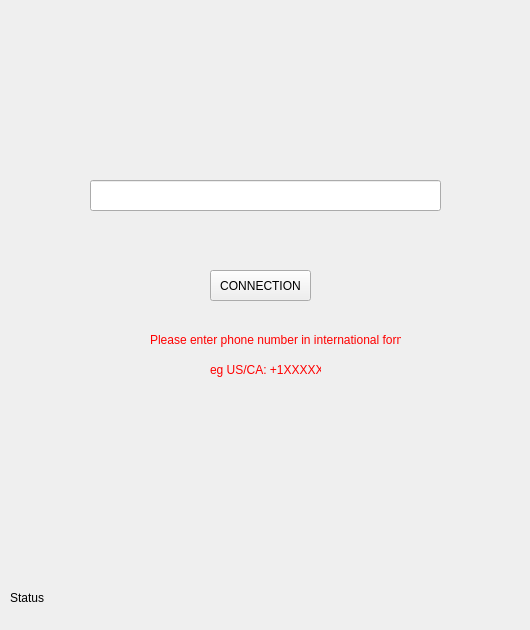
<?xml version="1.0" encoding="UTF-8"?>
<ui version="4.0">
 <class>login_widget</class>
 <widget class="QWidget" name="login_widget">
  <property name="geometry">
   <rect>
    <x>0</x>
    <y>0</y>
    <width>530</width>
    <height>630</height>
   </rect>
  </property>
  <property name="windowTitle">
   <string>Form</string>
  </property>
  <widget class="QLineEdit" name="phone_txt">
   <property name="geometry">
    <rect>
     <x>90</x>
     <y>180</y>
     <width>351</width>
     <height>31</height>
    </rect>
   </property>
   <property name="sizePolicy">
    <sizepolicy hsizetype="Expanding" vsizetype="Minimum">
     <horstretch>0</horstretch>
     <verstretch>0</verstretch>
    </sizepolicy>
   </property>
   <property name="font">
    <font>
     <pointsize>14</pointsize>
    </font>
   </property>
   <property name="styleSheet">
    <string notr="true"/>
   </property>
   <property name="text">
    <string/>
   </property>
  </widget>
  <widget class="QPushButton" name="connection_btn">
   <property name="geometry">
    <rect>
     <x>210</x>
     <y>270</y>
     <width>101</width>
     <height>31</height>
    </rect>
   </property>
   <property name="text">
    <string>CONNECTION</string>
   </property>
  </widget>
  <widget class="QLabel" name="label_3">
   <property name="geometry">
    <rect>
     <x>150</x>
     <y>320</y>
     <width>251</width>
     <height>41</height>
    </rect>
   </property>
   <property name="text">
    <string>&lt;html&gt;&lt;head/&gt;&lt;body&gt;&lt;p&gt;&lt;span style=&quot; color:#ff0000;&quot;&gt;Please enter phone number in international format&lt;/span&gt;&lt;/p&gt;&lt;/body&gt;&lt;/html&gt;</string>
   </property>
  </widget>
  <widget class="QLabel" name="label_4">
   <property name="geometry">
    <rect>
     <x>210</x>
     <y>360</y>
     <width>111</width>
     <height>21</height>
    </rect>
   </property>
   <property name="text">
    <string>&lt;html&gt;&lt;head/&gt;&lt;body&gt;&lt;p&gt;&lt;span style=&quot; color:#ff0000;&quot;&gt;eg US/CA: +1XXXXXX&lt;/span&gt;&lt;/p&gt;&lt;/body&gt;&lt;/html&gt;</string>
   </property>
  </widget>
  <widget class="QLabel" name="logo_lbl">
   <property name="geometry">
    <rect>
     <x>210</x>
     <y>20</y>
     <width>111</width>
     <height>111</height>
    </rect>
   </property>
   <property name="contextMenuPolicy">
    <enum>Qt::ActionsContextMenu</enum>
   </property>
   <property name="autoFillBackground">
    <bool>false</bool>
   </property>
   <property name="frameShape">
    <enum>QFrame::NoFrame</enum>
   </property>
   <property name="text">
    <string/>
   </property>
   <property name="pixmap">
    <pixmap>TelegramFxBacktest.png</pixmap>
   </property>
   <property name="scaledContents">
    <bool>true</bool>
   </property>
  </widget>
  <widget class="QLabel" name="status_login_lbl">
   <property name="geometry">
    <rect>
     <x>10</x>
     <y>590</y>
     <width>171</width>
     <height>16</height>
    </rect>
   </property>
   <property name="text">
    <string>Status</string>
   </property>
  </widget>
 </widget>
 <resources/>
 <connections/>
</ui>
